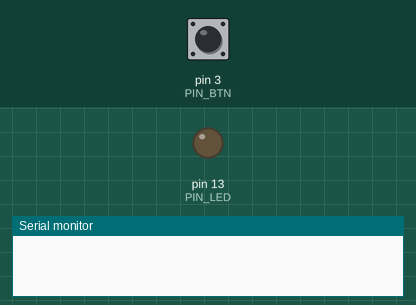
Recording of a sketch running on a simulated Arduino Uno, built with avr-gcc and run on an emulated ATmega328P. Shown: output pins drawn as LEDs (lit = HIGH), the last lines printed to the serial monitor. Inputs (shaded band) come from the test bench; at power-on: pin 3 (PIN_BTN) HIGH.

Above: at 1.2 s.
1.3 s: pin 3 (PIN_BTN) pulled LOW for 0.15 s
At 1.7 s:
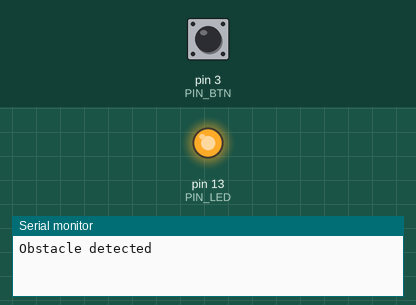
Timing chart, 0 to 4.3 s (numbered marks = the images above; inputs shaded):
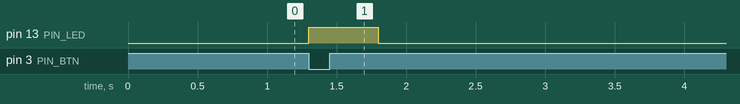

The sketch:

main.ino
```cpp
/**
 * @file    main.ino
 * @author  Filippo Graziani
 * @date    10/03/2024
 * @brief   A sample code for the tracking receiver (KY033)
 * Connections:
 * Sensor       -----       Arduino Uno
 * G                        GND
 * V+                       5V
 * S                        D3
 *
 * @note    It detects light colors, creating a falling edge.
 */

#include "Arduino.h"
#include <stdint.h>

void irq_obstacle();

#define     PIN_BTN                 (3)
#define     PIN_LED                 (LED_BUILTIN)

static volatile bool gb_obstacle_detect(false);

/**
 * @brief   Setup function.
 * @par     Description
 * Setting of the Arduino's pins and the serial port.
 * @return  Nothing.
 */
void
setup ()
{
    Serial.begin(9600);

    while (!Serial)
    {
        /* Do nothing */
    }

    pinMode(PIN_LED, OUTPUT);
    pinMode(PIN_BTN, INPUT);
    attachInterrupt(digitalPinToInterrupt(PIN_BTN), irq_obstacle, FALLING);

}   /* setup() */

/**
 * @brief   Loop function.
 * @par     Description
 * Light color obstacles are detected via interrupt.
 * @return  Nothing.
 */
void
loop ()
{
    static uint32_t debounce_time_ms(0);

    if ((true == gb_obstacle_detect) && (0 == debounce_time_ms))
    {
        Serial.println("Obstacle detected");

        digitalWrite(PIN_LED, 1);
        debounce_time_ms = millis();
    }

    if ((0 != debounce_time_ms) && ((millis() - debounce_time_ms) > 500))
    {
        debounce_time_ms = 0;
        gb_obstacle_detect = false;
        digitalWrite(PIN_LED, 0);
        attachInterrupt(digitalPinToInterrupt(PIN_BTN),
                                              irq_obstacle,
                                              FALLING);
    }
}   /* loop() */

/**
 * @brief   Interrupt function.
 * @par     Description
 * Detection of an obstacle with light colors.
 * @return  Nothing.
 */
void
irq_obstacle ()
{
    gb_obstacle_detect = true;
}   /* irq_obstacle() */


/*** End of file ***/
```

Measured:
- after the input at 1.3 s, pin 13 (PIN_LED): LOW → HIGH at once, → LOW 0.50 s later
